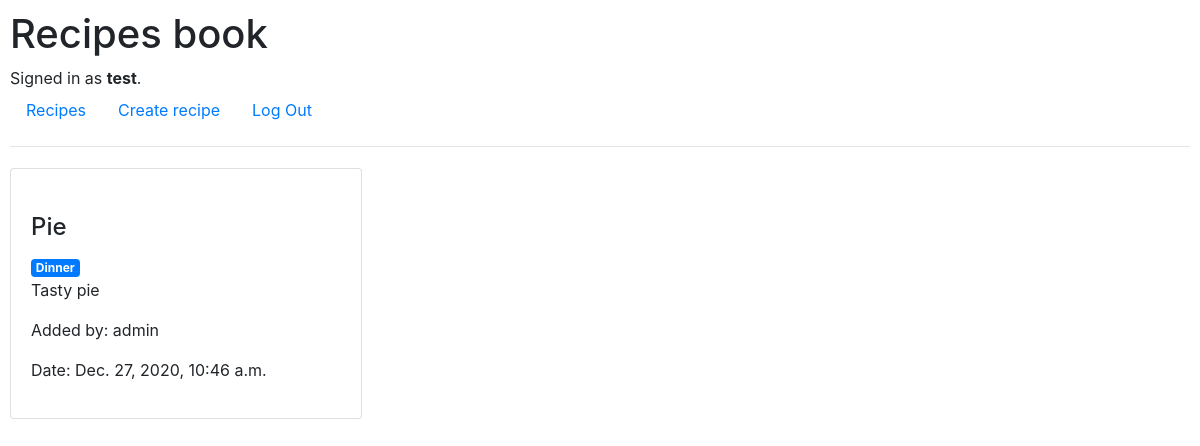
Screenshot of /2 (signed in) with the database file from the repository.
### mplan/models.py (models this page shows, shortened)
class User(AbstractUser):
    pass

class Recipe(models.Model):
    name = models.CharField(max_length=64)
    ingredient = models.ManyToManyField('Ingredient', blank=True, related_name='ingredient')
    description = models.CharField(max_length=4096)
    category = models.CharField(max_length=64, blank=True)
    date = models.DateTimeField(auto_now_add=True, blank=True)
    creator = models.ForeignKey(User, on_delete=models.CASCADE, related_name='owner')

### mplan/views.py (the view)
# urls.py: path("<int:recipe_id>", views.recipe, name="recipe"),
@login_required
def recipe(request, recipe_id):
    try:
        recipe = Recipe.objects.get(id=recipe_id)
        curent_user = request.user.id
    except Recipe.DoesNotExist:
        raise Http404("Recipe not found.")
    recipe_item = Recipe.objects.get(id = recipe_id)
    return render(request, "mplan/recipe.html", {
        "recipe": recipe_item
    })

### mplan/templates/mplan/recipe.html (shortened to what this page needs)
{% extends "mplan/layout.html" %}
{% block body %}
<div class="card">
    <div class="card-body">
        <h4 class="card-title"> {{ recipe.name}} </h4>
        {% if recipe.category %}
            <a href="category/{{recipe.category}}" class="badge badge-primary"> {{recipe.category}} </a>
        {% endif %}
        <p> {{ recipe.description }} </p>
        <p> Added by: {{ recipe.creator }} </p>
        <p> Date: {{ recipe.date }} </p>
    </div>
</div>
{% endblock %}

### mplan/templates/mplan/layout.html (shortened to what this page needs)
{% load static %}
<!DOCTYPE html>
<html lang="en">
    <head>
        <link rel="stylesheet" href="https://stackpath.bootstrapcdn.com/bootstrap/4.4.1/css/bootstrap.min.css">
        <link href="{% static 'mplan/styles.css' %}" rel="stylesheet">
    </head>
    <body>
        <h1>Recipes book</h1>
        <div>
            {% if user.is_authenticated %}
                Signed in as <strong>{{ user.username }}</strong>.
            {% else %}
                Not signed in.
            {% endif %}
        </div>
        <ul class="nav">
            <li class="nav-item">
                <a class="nav-link" href="{% url 'index' %}">Recipes</a>
            </li>
            {% if user.is_authenticated %}
                <li class="nav-item">
                    <a class="nav-link" href="{% url 'create_recipe' %}">Create recipe</a>
                </li>
                <li class="nav-item">
                    <a class="nav-link" href="{% url 'logout' %}">Log Out</a>
                </li>
            {% endif %}
        </ul>
        <hr>
        {% block body %}
        {% endblock %}
        </body>
</html>

### mplan/static/mplan/styles.css (style rules this page uses)
body { padding: 10px; }
.card { display:inline-block; width: 22rem; margin: 5px 10px 5px 0px; }

### rows the page displays
User: username "test"
Recipe: name "Pie", category "Dinner", description "Tasty pie", creator "admin", date "Dec. 27, 2020, 10:46 a.m."
